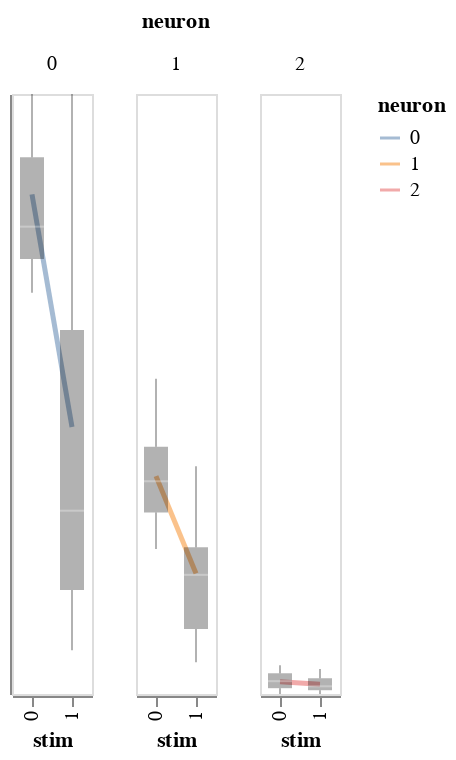

Notebook source saved alongside this figure:
### Markdown cell above
## Quick workflow

### Code cell
#facet,independent_axes=False, no fitting
# Width works!
reload(workflow)
reload(visualization)
bw=workflow.BayesWindow(df,y='isi',treatment='stim', condition='neuron', group='mouse',)
bw.plot().facet('neuron')

### Figure 1 — Vega-Lite specification as saved in the notebook (floating-point values rounded to 4 significant figures)
{"config": {"view": {"continuousWidth": 400, "continuousHeight": 300}}, "data": {"name": "data-e06a326353c0062fc344721c9c81ac1a"}, "facet": {"type": "quantitative", "field": "neuron"}, "spec": {"layer": [{"mark": {"type": "line", "clip": true, "fill": null, "opacity": 0.5, "size": 2.5}, "encoding": {"color": {"type": "nominal", "field": "neuron"}, "x": {"type": "ordinal", "field": "stim"}, "y": {"type": "quantitative", "aggregate": "mean", "field": "isi", "scale": {"domain": [0.02198, 0.09212], "zero": false}}}}, {"mark": {"type": "boxplot", "clip": true, "color": "black", "opacity": 0.3, "size": 12}, "encoding": {"x": {"type": "ordinal", "field": "stim"}, "y": {"type": "quantitative", "axis": {"labels": false, "tickCount": 0, "title": ""}, "field": "isi", "scale": {"domain": [0.02198, 0.09212], "zero": false}}}}]}, "$schema": "https://vega.github.io/schema/vega-lite/v4.8.1.json", "datasets": {"data-e06a326353c0062fc344721c9c81ac1a": [{"mouse": 0, "mouse_code": 0, "stim": 0, "neuron_code": 0, "neuron_x_mouse": "0m0bayes", "neuron": 0, "i_trial": 0, "log_firing_rate": 1.521, "Firing rate": 33.21, "firing_rate": 33.21, "i_spike": 41.5, "isi": 0.0831, "combined_condition": 0}, {"mouse": 0, "mouse_code": 0, "stim": 0, "neuron_code": 0, "neuron_x_mouse": "0m0bayes", "neuron": 0, "i_trial": 1, "log_firing_rate": 3.429, "Firing rate": 2688.0, "firing_rate": 2688.0, "i_spike": 47.0, "isi": 0.07445, "combined_condition": 0}, {"mouse": 0, "mouse_code": 0, "stim": 0, "neuron_code": 0, "neuron_x_mouse": "0m0bayes", "neuron": 0, "i_trial": 2, "log_firing_rate": 1.679, "Firing rate": 47.77, "firing_rate": 47.77, "i_spike": 32.5, "isi": 0.1031, "combined_condition": 0}, {"mouse": 0, "mouse_code": 0, "stim": 0, "neuron_code": 0, "neuron_x_mouse": "0m0bayes", "neuron": 0, "i_trial": 3, "log_firing_rate": 1.999, "Firing rate": 99.73, "firing_rate": 99.73, "i_spike": 49.5, "isi": 0.0689, "combined_condition": 0}, {"mouse": 0, "mouse_code": 0, "stim": 0, "neuron_code": 0, "neuron_x_mouse": "0m0bayes", "neuron": 0, "i_trial": 4, "log_firing_rate": 1.714, "Firing rate": 51.75, "firing_rate": 51.75, "i_spike": 47.5, "isi": 0.07292, "combined_condition": 0}, {"mouse": 0, "mouse_code": 0, "stim": 0, "neuron_code": 4, "neuron_x_mouse": "1m0bayes", "neuron": 1, "i_trial": 0, "log_firing_rate": 2.24, "Firing rate": 173.8, "firing_rate": 173.8, "i_spike": 69.0, "isi": 0.05069, "combined_condition": 4}, {"mouse": 0, "mouse_code": 0, "stim": 0, "neuron_code": 4, "neuron_x_mouse": "1m0bayes", "neuron": 1, "i_trial": 1, "log_firing_rate": 2.082, "Firing rate": 120.7, "firing_rate": 120.7, "i_spike": 74.5, "isi": 0.04673, "combined_condition": 4}, {"mouse": 0, "mouse_code": 0, "stim": 0, "neuron_code": 4, "neuron_x_mouse": "1m0bayes", "neuron": 1, "i_trial": 2, "log_firing_rate": 2.249, "Firing rate": 177.5, "firing_rate": 177.5, "i_spike": 70.5, "isi": 0.04966, "combined_condition": 4}, {"mouse": 0, "mouse_code": 0, "stim": 0, "neuron_code": 4, "neuron_x_mouse": "1m0bayes", "neuron": 1, "i_trial": 3, "log_firing_rate": 2.21, "Firing rate": 162.0, "firing_rate": 162.0, "i_spike": 72.0, "isi": 0.04788, "combined_condition": 4}, {"mouse": 0, "mouse_code": 0, "stim": 0, "neuron_code": 4, "neuron_x_mouse": "1m0bayes", "neuron": 1, "i_trial": 4, "log_firing_rate": 1.769, "Firing rate": 58.73, "firing_rate": 58.73, "i_spike": 64.5, "isi": 0.05441, "combined_condition": 4}, {"mouse": 0, "mouse_code": 0, "stim": 0, "neuron_code": 8, "neuron_x_mouse": "2m0bayes", "neuron": 2, "i_trial": 0, "log_firing_rate": 2.643, "Firing rate": 439.5, "firing_rate": 439.5, "i_spike": 160.5, "isi": 0.02172, "combined_condition": 8}, {"mouse": 0, "mouse_code": 0, "stim": 0, "neuron_code": 8, "neuron_x_mouse": "2m0bayes", "neuron": 2, "i_trial": 1, "log_firing_rate": 2.325, "Firing rate": 211.2, "firing_rate": 211.2, "i_spike": 160.5, "isi": 0.02179, "combined_condition": 8}, {"mouse": 0, "mouse_code": 0, "stim": 0, "neuron_code": 8, "neuron_x_mouse": "2m0bayes", "neuron": 2, "i_trial": 2, "log_firing_rate": 2.612, "Firing rate": 409.5, "firing_rate": 409.5, "i_spike": 156.0, "isi": 0.02241, "combined_condition": 8}, {"mouse": 0, "mouse_code": 0, "stim": 0, "neuron_code": 8, "neuron_x_mouse": "2m0bayes", "neuron": 2, "i_trial": 3, "log_firing_rate": 2.36, "Firing rate": 229.1, "firing_rate": 229.1, "i_spike": 142.0, "isi": 0.02438, "combined_condition": 8}, {"mouse": 0, "mouse_code": 0, "stim": 0, "neuron_code": 8, "neuron_x_mouse": "2m0bayes", "neuron": 2, "i_trial": 4, "log_firing_rate": 2.475, "Firing rate": 298.8, "firing_rate": 298.8, "i_spike": 142.0, "isi": 0.02469, "combined_condition": 8}, {"mouse": 0, "mouse_code": 0, "stim": 1, "neuron_code": 0, "neuron_x_mouse": "0m0bayes", "neuron": 0, "i_trial": 0, "log_firing_rate": 1.675, "Firing rate": 47.3, "firing_rate": 47.3, "i_spike": 32.5, "isi": 0.1053, "combined_condition": 12}, {"mouse": 0, "mouse_code": 0, "stim": 1, "neuron_code": 0, "neuron_x_mouse": "0m0bayes", "neuron": 0, "i_trial": 1, "log_firing_rate": 1.893, "Firing rate": 78.14, "firing_rate": 78.14, "i_spike": 35.5, "isi": 0.09775, "combined_condition": 12}, {"mouse": 0, "mouse_code": 0, "stim": 1, "neuron_code": 0, "neuron_x_mouse": "0m0bayes", "neuron": 0, "i_trial": 2, "log_firing_rate": 2.187, "Firing rate": 153.7, "firing_rate": 153.7, "i_spike": 43.0, "isi": 0.07643, "combined_condition": 12}, {"mouse": 0, "mouse_code": 0, "stim": 1, "neuron_code": 0, "neuron_x_mouse": "0m0bayes", "neuron": 0, "i_trial": 3, "log_firing_rate": 2.233, "Firing rate": 171.2, "firing_rate": 171.2, "i_spike": 49.0, "isi": 0.07129, "combined_condition": 12}, {"mouse": 0, "mouse_code": 0, "stim": 1, "neuron_code": 0, "neuron_x_mouse": "0m0bayes", "neuron": 0, "i_trial": 4, "log_firing_rate": 1.993, "Firing rate": 98.37, "firing_rate": 98.37, "i_spike": 33.5, "isi": 0.1047, "combined_condition": 12}, {"mouse": 0, "mouse_code": 0, "stim": 1, "neuron_code": 4, "neuron_x_mouse": "1m0bayes", "neuron": 1, "i_trial": 0, "log_firing_rate": 2.128, "Firing rate": 134.4, "firing_rate": 134.4, "i_spike": 78.0, "isi": 0.04444, "combined_condition": 16}, {"mouse": 0, "mouse_code": 0, "stim": 1, "neuron_code": 4, "neuron_x_mouse": "1m0bayes", "neuron": 1, "i_trial": 1, "log_firing_rate": 2.323, "Firing rate": 210.4, "firing_rate": 210.4, "i_spike": 72.0, "isi": 0.0486, "combined_condition": 16}, {"mouse": 0, "mouse_code": 0, "stim": 1, "neuron_code": 4, "neuron_x_mouse": "1m0bayes", "neuron": 1, "i_trial": 2, "log_firing_rate": 2.139, "Firing rate": 137.6, "firing_rate": 137.6, "i_spike": 75.0, "isi": 0.04651, "combined_condition": 16}, {"mouse": 0, "mouse_code": 0, "stim": 1, "neuron_code": 4, "neuron_x_mouse": "1m0bayes", "neuron": 1, "i_trial": 3, "log_firing_rate": 1.988, "Firing rate": 97.31, "firing_rate": 97.31, "i_spike": 80.0, "isi": 0.04287, "combined_condition": 16}, {"mouse": 0, "mouse_code": 0, "stim": 1, "neuron_code": 4, "neuron_x_mouse": "1m0bayes", "neuron": 1, "i_trial": 4, "log_firing_rate": 2.424, "Firing rate": 265.3, "firing_rate": 265.3, "i_spike": 80.0, "isi": 0.04376, "combined_condition": 16}, {"mouse": 0, "mouse_code": 0, "stim": 1, "neuron_code": 8, "neuron_x_mouse": "2m0bayes", "neuron": 2, "i_trial": 0, "log_firing_rate": 2.266, "Firing rate": 184.6, "firing_rate": 184.6, "i_spike": 152.5, "isi": 0.02291, "combined_condition": 20}, {"mouse": 0, "mouse_code": 0, "stim": 1, "neuron_code": 8, "neuron_x_mouse": "2m0bayes", "neuron": 2, "i_trial": 1, "log_firing_rate": 2.81, "Firing rate": 645.6, "firing_rate": 645.6, "i_spike": 149.0, "isi": 0.0235, "combined_condition": 20}, {"mouse": 0, "mouse_code": 0, "stim": 1, "neuron_code": 8, "neuron_x_mouse": "2m0bayes", "neuron": 2, "i_trial": 2, "log_firing_rate": 2.291, "Firing rate": 195.3, "firing_rate": 195.3, "i_spike": 161.0, "isi": 0.02162, "combined_condition": 20}, {"mouse": 0, "mouse_code": 0, "stim": 1, "neuron_code": 8, "neuron_x_mouse": "2m0bayes", "neuron": 2, "i_trial": 3, "log_firing_rate": 2.805, "Firing rate": 638.8, "firing_rate": 638.8, "i_spike": 156.5, "isi": 0.02239, "combined_condition": 20}, {"mouse": 0, "mouse_code": 0, "stim": 1, "neuron_code": 8, "neuron_x_mouse": "2m0bayes", "neuron": 2, "i_trial": 4, "log_firing_rate": 2.465, "Firing rate": 291.7, "firing_rate": 291.7, "i_spike": 160.0, "isi": 0.02191, "combined_condition": 20}, {"mouse": 1, "mouse_code": 1, "stim": 0, "neuron_code": 1, "neuron_x_mouse": "0m1bayes", "neuron": 0, "i_trial": 0, "log_firing_rate": 1.769, "Firing rate": 58.77, "firing_rate": 58.77, "i_spike": 45.5, "isi": 0.07583, "combined_condition": 1}, {"mouse": 1, "mouse_code": 1, "stim": 0, "neuron_code": 1, "neuron_x_mouse": "0m1bayes", "neuron": 0, "i_trial": 1, "log_firing_rate": 1.752, "Firing rate": 56.45, "firing_rate": 56.45, "i_spike": 41.5, "isi": 0.0842, "combined_condition": 1}, {"mouse": 1, "mouse_code": 1, "stim": 0, "neuron_code": 1, "neuron_x_mouse": "0m1bayes", "neuron": 0, "i_trial": 2, "log_firing_rate": 2.604, "Firing rate": 402.0, "firing_rate": 402.0, "i_spike": 48.5, "isi": 0.07075, "combined_condition": 1}, {"mouse": 1, "mouse_code": 1, "stim": 0, "neuron_code": 1, "neuron_x_mouse": "0m1bayes", "neuron": 0, "i_trial": 3, "log_firing_rate": 1.736, "Firing rate": 54.46, "firing_rate": 54.46, "i_spike": 37.5, "isi": 0.09207, "combined_condition": 1}, {"mouse": 1, "mouse_code": 1, "stim": 0, "neuron_code": 1, "neuron_x_mouse": "0m1bayes", "neuron": 0, "i_trial": 4, "log_firing_rate": 1.931, "Firing rate": 85.39, "firing_rate": 85.39, "i_spike": 40.0, "isi": 0.08637, "combined_condition": 1}, {"mouse": 1, "mouse_code": 1, "stim": 0, "neuron_code": 5, "neuron_x_mouse": "1m1bayes", "neuron": 1, "i_trial": 0, "log_firing_rate": 2.489, "Firing rate": 308.4, "firing_rate": 308.4, "i_spike": 75.5, "isi": 0.04516, "combined_condition": 5}, {"mouse": 1, "mouse_code": 1, "stim": 0, "neuron_code": 5, "neuron_x_mouse": "1m1bayes", "neuron": 1, "i_trial": 1, "log_firing_rate": 2.564, "Firing rate": 366.0, "firing_rate": 366.0, "i_spike": 70.5, "isi": 0.0493, "combined_condition": 5}, {"mouse": 1, "mouse_code": 1, "stim": 0, "neuron_code": 5, "neuron_x_mouse": "1m1bayes", "neuron": 1, "i_trial": 2, "log_firing_rate": 3.003, "Firing rate": 1006.0, "firing_rate": 1006.0, "i_spike": 66.0, "isi": 0.05193, "combined_condition": 5}, {"mouse": 1, "mouse_code": 1, "stim": 0, "neuron_code": 5, "neuron_x_mouse": "1m1bayes", "neuron": 1, "i_trial": 3, "log_firing_rate": 2.067, "Firing rate": 116.8, "firing_rate": 116.8, "i_spike": 89.5, "isi": 0.03894, "combined_condition": 5}, {"mouse": 1, "mouse_code": 1, "stim": 0, "neuron_code": 5, "neuron_x_mouse": "1m1bayes", "neuron": 1, "i_trial": 4, "log_firing_rate": 2.045, "Firing rate": 110.9, "firing_rate": 110.9, "i_spike": 74.5, "isi": 0.04648, "combined_condition": 5}, {"mouse": 1, "mouse_code": 1, "stim": 0, "neuron_code": 9, "neuron_x_mouse": "2m1bayes", "neuron": 2, "i_trial": 0, "log_firing_rate": 2.571, "Firing rate": 372.5, "firing_rate": 372.5, "i_spike": 159.0, "isi": 0.02198, "combined_condition": 9}, {"mouse": 1, "mouse_code": 1, "stim": 0, "neuron_code": 9, "neuron_x_mouse": "2m1bayes", "neuron": 2, "i_trial": 1, "log_firing_rate": 2.45, "Firing rate": 281.8, "firing_rate": 281.8, "i_spike": 152.5, "isi": 0.02293, "combined_condition": 9}, {"mouse": 1, "mouse_code": 1, "stim": 0, "neuron_code": 9, "neuron_x_mouse": "2m1bayes", "neuron": 2, "i_trial": 2, "log_firing_rate": 2.487, "Firing rate": 307.2, "firing_rate": 307.2, "i_spike": 153.5, "isi": 0.02274, "combined_condition": 9}, {"mouse": 1, "mouse_code": 1, "stim": 0, "neuron_code": 9, "neuron_x_mouse": "2m1bayes", "neuron": 2, "i_trial": 3, "log_firing_rate": 2.85, "Firing rate": 708.4, "firing_rate": 708.4, "i_spike": 137.5, "isi": 0.02535, "combined_condition": 9}, {"mouse": 1, "mouse_code": 1, "stim": 0, "neuron_code": 9, "neuron_x_mouse": "2m1bayes", "neuron": 2, "i_trial": 4, "log_firing_rate": 2.392, "Firing rate": 246.4, "firing_rate": 246.4, "i_spike": 139.0, "isi": 0.02516, "combined_condition": 9}, {"mouse": 1, "mouse_code": 1, "stim": 1, "neuron_code": 1, "neuron_x_mouse": "0m1bayes", "neuron": 0, "i_trial": 0, "log_firing_rate": 2.051, "Firing rate": 112.4, "firing_rate": 112.4, "i_spike": 70.0, "isi": 0.04926, "combined_condition": 13}, {"mouse": 1, "mouse_code": 1, "stim": 1, "neuron_code": 1, "neuron_x_mouse": "0m1bayes", "neuron": 0, "i_trial": 1, "log_firing_rate": 1.886, "Firing rate": 76.91, "firing_rate": 76.91, "i_spike": 55.0, "isi": 0.0623, "combined_condition": 13}, {"mouse": 1, "mouse_code": 1, "stim": 1, "neuron_code": 1, "neuron_x_mouse": "0m1bayes", "neuron": 0, "i_trial": 2, "log_firing_rate": 1.916, "Firing rate": 82.35, "firing_rate": 82.35, "i_spike": 58.0, "isi": 0.06032, "combined_condition": 13}, {"mouse": 1, "mouse_code": 1, "stim": 1, "neuron_code": 1, "neuron_x_mouse": "0m1bayes", "neuron": 0, "i_trial": 3, "log_firing_rate": 2.432, "Firing rate": 270.6, "firing_rate": 270.6, "i_spike": 72.5, "isi": 0.04709, "combined_condition": 13}, {"mouse": 1, "mouse_code": 1, "stim": 1, "neuron_code": 1, "neuron_x_mouse": "0m1bayes", "neuron": 0, "i_trial": 4, "log_firing_rate": 1.913, "Firing rate": 81.8, "firing_rate": 81.8, "i_spike": 65.5, "isi": 0.0536, "combined_condition": 13}, {"mouse": 1, "mouse_code": 1, "stim": 1, "neuron_code": 5, "neuron_x_mouse": "1m1bayes", "neuron": 1, "i_trial": 0, "log_firing_rate": 2.381, "Firing rate": 240.3, "firing_rate": 240.3, "i_spike": 91.5, "isi": 0.03789, "combined_condition": 17}, {"mouse": 1, "mouse_code": 1, "stim": 1, "neuron_code": 5, "neuron_x_mouse": "1m1bayes", "neuron": 1, "i_trial": 1, "log_firing_rate": 2.511, "Firing rate": 324.3, "firing_rate": 324.3, "i_spike": 96.0, "isi": 0.03605, "combined_condition": 17}, {"mouse": 1, "mouse_code": 1, "stim": 1, "neuron_code": 5, "neuron_x_mouse": "1m1bayes", "neuron": 1, "i_trial": 2, "log_firing_rate": 2.43, "Firing rate": 268.9, "firing_rate": 268.9, "i_spike": 99.0, "isi": 0.03525, "combined_condition": 17}, {"mouse": 1, "mouse_code": 1, "stim": 1, "neuron_code": 5, "neuron_x_mouse": "1m1bayes", "neuron": 1, "i_trial": 3, "log_firing_rate": 2.261, "Firing rate": 182.3, "firing_rate": 182.3, "i_spike": 92.5, "isi": 0.03709, "combined_condition": 17}, {"mouse": 1, "mouse_code": 1, "stim": 1, "neuron_code": 5, "neuron_x_mouse": "1m1bayes", "neuron": 1, "i_trial": 4, "log_firing_rate": 3.196, "Firing rate": 1570.0, "firing_rate": 1570.0, "i_spike": 92.0, "isi": 0.03772, "combined_condition": 17}, {"mouse": 1, "mouse_code": 1, "stim": 1, "neuron_code": 9, "neuron_x_mouse": "2m1bayes", "neuron": 2, "i_trial": 0, "log_firing_rate": 2.526, "Firing rate": 336.0, "firing_rate": 336.0, "i_spike": 152.5, "isi": 0.02281, "combined_condition": 21}, {"mouse": 1, "mouse_code": 1, "stim": 1, "neuron_code": 9, "neuron_x_mouse": "2m1bayes", "neuron": 2, "i_trial": 1, "log_firing_rate": 2.712, "Firing rate": 514.8, "firing_rate": 514.8, "i_spike": 155.0, "isi": 0.0226, "combined_condition": 21}, {"mouse": 1, "mouse_code": 1, "stim": 1, "neuron_code": 9, "neuron_x_mouse": "2m1bayes", "neuron": 2, "i_trial": 2, "log_firing_rate": 2.517, "Firing rate": 328.6, "firing_rate": 328.6, "i_spike": 155.5, "isi": 0.02248, "combined_condition": 21}, {"mouse": 1, "mouse_code": 1, "stim": 1, "neuron_code": 9, "neuron_x_mouse": "2m1bayes", "neuron": 2, "i_trial": 3, "log_firing_rate": 2.448, "Firing rate": 280.7, "firing_rate": 280.7, "i_spike": 154.5, "isi": 0.02243, "combined_condition": 21}, {"mouse": 1, "mouse_code": 1, "stim": 1, "neuron_code": 9, "neuron_x_mouse": "2m1bayes", "neuron": 2, "i_trial": 4, "log_firing_rate": 2.266, "Firing rate": 184.6, "firing_rate": 184.6, "i_spike": 142.0, "isi": 0.02466, "combined_condition": 21}, {"mouse": 2, "mouse_code": 2, "stim": 0, "neuron_code": 2, "neuron_x_mouse": "0m2bayes", "neuron": 0, "i_trial": 0, "log_firing_rate": 1.87, "Firing rate": 74.05, "firing_rate": 74.05, "i_spike": 47.5, "isi": 0.07165, "combined_condition": 2}, {"mouse": 2, "mouse_code": 2, "stim": 0, "neuron_code": 2, "neuron_x_mouse": "0m2bayes", "neuron": 0, "i_trial": 1, "log_firing_rate": 1.766, "Firing rate": 58.31, "firing_rate": 58.31, "i_spike": 45.0, "isi": 0.0774, "combined_condition": 2}, {"mouse": 2, "mouse_code": 2, "stim": 0, "neuron_code": 2, "neuron_x_mouse": "0m2bayes", "neuron": 0, "i_trial": 2, "log_firing_rate": 1.912, "Firing rate": 81.68, "firing_rate": 81.68, "i_spike": 47.0, "isi": 0.07352, "combined_condition": 2}, {"mouse": 2, "mouse_code": 2, "stim": 0, "neuron_code": 2, "neuron_x_mouse": "0m2bayes", "neuron": 0, "i_trial": 3, "log_firing_rate": 2.466, "Firing rate": 292.3, "firing_rate": 292.3, "i_spike": 38.0, "isi": 0.09316, "combined_condition": 2}, {"mouse": 2, "mouse_code": 2, "stim": 0, "neuron_code": 2, "neuron_x_mouse": "0m2bayes", "neuron": 0, "i_trial": 4, "log_firing_rate": 1.955, "Firing rate": 90.13, "firing_rate": 90.13, "i_spike": 48.5, "isi": 0.07254, "combined_condition": 2}, {"mouse": 2, "mouse_code": 2, "stim": 0, "neuron_code": 6, "neuron_x_mouse": "1m2bayes", "neuron": 1, "i_trial": 0, "log_firing_rate": 1.84, "Firing rate": 69.22, "firing_rate": 69.22, "i_spike": 76.0, "isi": 0.04597, "combined_condition": 6}, {"mouse": 2, "mouse_code": 2, "stim": 0, "neuron_code": 6, "neuron_x_mouse": "1m2bayes", "neuron": 1, "i_trial": 1, "log_firing_rate": 2.06, "Firing rate": 114.7, "firing_rate": 114.7, "i_spike": 82.5, "isi": 0.04188, "combined_condition": 6}, {"mouse": 2, "mouse_code": 2, "stim": 0, "neuron_code": 6, "neuron_x_mouse": "1m2bayes", "neuron": 1, "i_trial": 2, "log_firing_rate": 2.165, "Firing rate": 146.3, "firing_rate": 146.3, "i_spike": 68.0, "isi": 0.05151, "combined_condition": 6}, {"mouse": 2, "mouse_code": 2, "stim": 0, "neuron_code": 6, "neuron_x_mouse": "1m2bayes", "neuron": 1, "i_trial": 3, "log_firing_rate": 2.079, "Firing rate": 119.8, "firing_rate": 119.8, "i_spike": 59.5, "isi": 0.05883, "combined_condition": 6}, {"mouse": 2, "mouse_code": 2, "stim": 0, "neuron_code": 6, "neuron_x_mouse": "1m2bayes", "neuron": 1, "i_trial": 4, "log_firing_rate": 1.727, "Firing rate": 53.39, "firing_rate": 53.39, "i_spike": 65.5, "isi": 0.05321, "combined_condition": 6}, {"mouse": 2, "mouse_code": 2, "stim": 0, "neuron_code": 10, "neuron_x_mouse": "2m2bayes", "neuron": 2, "i_trial": 0, "log_firing_rate": 2.431, "Firing rate": 269.5, "firing_rate": 269.5, "i_spike": 151.0, "isi": 0.02319, "combined_condition": 10}, {"mouse": 2, "mouse_code": 2, "stim": 0, "neuron_code": 10, "neuron_x_mouse": "2m2bayes", "neuron": 2, "i_trial": 1, "log_firing_rate": 2.486, "Firing rate": 306.2, "firing_rate": 306.2, "i_spike": 161.5, "isi": 0.0214, "combined_condition": 10}, {"mouse": 2, "mouse_code": 2, "stim": 0, "neuron_code": 10, "neuron_x_mouse": "2m2bayes", "neuron": 2, "i_trial": 2, "log_firing_rate": 2.3, "Firing rate": 199.7, "firing_rate": 199.7, "i_spike": 153.0, "isi": 0.02293, "combined_condition": 10}, {"mouse": 2, "mouse_code": 2, "stim": 0, "neuron_code": 10, "neuron_x_mouse": "2m2bayes", "neuron": 2, "i_trial": 3, "log_firing_rate": 2.972, "Firing rate": 937.3, "firing_rate": 937.3, "i_spike": 148.0, "isi": 0.0237, "combined_condition": 10}, {"mouse": 2, "mouse_code": 2, "stim": 0, "neuron_code": 10, "neuron_x_mouse": "2m2bayes", "neuron": 2, "i_trial": 4, "log_firing_rate": 2.506, "Firing rate": 320.8, "firing_rate": 320.8, "i_spike": 139.5, "isi": 0.02496, "combined_condition": 10}, {"mouse": 2, "mouse_code": 2, "stim": 1, "neuron_code": 2, "neuron_x_mouse": "0m2bayes", "neuron": 0, "i_trial": 0, "log_firing_rate": 2.573, "Firing rate": 374.1, "firing_rate": 374.1, "i_spike": 103.5, "isi": 0.03344, "combined_condition": 14}, {"mouse": 2, "mouse_code": 2, "stim": 1, "neuron_code": 2, "neuron_x_mouse": "0m2bayes", "neuron": 0, "i_trial": 1, "log_firing_rate": 2.275, "Firing rate": 188.2, "firing_rate": 188.2, "i_spike": 90.5, "isi": 0.036, "combined_condition": 14}, {"mouse": 2, "mouse_code": 2, "stim": 1, "neuron_code": 2, "neuron_x_mouse": "0m2bayes", "neuron": 0, "i_trial": 2, "log_firing_rate": 2.481, "Firing rate": 302.9, "firing_rate": 302.9, "i_spike": 88.0, "isi": 0.03814, "combined_condition": 14}, {"mouse": 2, "mouse_code": 2, "stim": 1, "neuron_code": 2, "neuron_x_mouse": "0m2bayes", "neuron": 0, "i_trial": 3, "log_firing_rate": 2.39, "Firing rate": 245.6, "firing_rate": 245.6, "i_spike": 90.0, "isi": 0.03894, "combined_condition": 14}, {"mouse": 2, "mouse_code": 2, "stim": 1, "neuron_code": 2, "neuron_x_mouse": "0m2bayes", "neuron": 0, "i_trial": 4, "log_firing_rate": 2.192, "Firing rate": 155.5, "firing_rate": 155.5, "i_spike": 86.5, "isi": 0.03973, "combined_condition": 14}, {"mouse": 2, "mouse_code": 2, "stim": 1, "neuron_code": 6, "neuron_x_mouse": "1m2bayes", "neuron": 1, "i_trial": 0, "log_firing_rate": 2.237, "Firing rate": 172.8, "firing_rate": 172.8, "i_spike": 117.5, "isi": 0.02961, "combined_condition": 18}, {"mouse": 2, "mouse_code": 2, "stim": 1, "neuron_code": 6, "neuron_x_mouse": "1m2bayes", "neuron": 1, "i_trial": 1, "log_firing_rate": 2.328, "Firing rate": 213.0, "firing_rate": 213.0, "i_spike": 93.5, "isi": 0.03751, "combined_condition": 18}, {"mouse": 2, "mouse_code": 2, "stim": 1, "neuron_code": 6, "neuron_x_mouse": "1m2bayes", "neuron": 1, "i_trial": 2, "log_firing_rate": 2.392, "Firing rate": 246.4, "firing_rate": 246.4, "i_spike": 117.5, "isi": 0.02952, "combined_condition": 18}, {"mouse": 2, "mouse_code": 2, "stim": 1, "neuron_code": 6, "neuron_x_mouse": "1m2bayes", "neuron": 1, "i_trial": 3, "log_firing_rate": 2.206, "Firing rate": 160.6, "firing_rate": 160.6, "i_spike": 110.0, "isi": 0.03183, "combined_condition": 18}, {"mouse": 2, "mouse_code": 2, "stim": 1, "neuron_code": 6, "neuron_x_mouse": "1m2bayes", "neuron": 1, "i_trial": 4, "log_firing_rate": 2.275, "Firing rate": 188.3, "firing_rate": 188.3, "i_spike": 97.5, "isi": 0.03577, "combined_condition": 18}, {"mouse": 2, "mouse_code": 2, "stim": 1, "neuron_code": 10, "neuron_x_mouse": "2m2bayes", "neuron": 2, "i_trial": 0, "log_firing_rate": 2.453, "Firing rate": 284.0, "firing_rate": 284.0, "i_spike": 149.5, "isi": 0.02341, "combined_condition": 22}, {"mouse": 2, "mouse_code": 2, "stim": 1, "neuron_code": 10, "neuron_x_mouse": "2m2bayes", "neuron": 2, "i_trial": 1, "log_firing_rate": 2.676, "Firing rate": 474.0, "firing_rate": 474.0, "i_spike": 139.5, "isi": 0.02489, "combined_condition": 22}, {"mouse": 2, "mouse_code": 2, "stim": 1, "neuron_code": 10, "neuron_x_mouse": "2m2bayes", "neuron": 2, "i_trial": 2, "log_firing_rate": 3.198, "Firing rate": 1578.0, "firing_rate": 1578.0, "i_spike": 143.0, "isi": 0.02447, "combined_condition": 22}, {"mouse": 2, "mouse_code": 2, "stim": 1, "neuron_code": 10, "neuron_x_mouse": "2m2bayes", "neuron": 2, "i_trial": 3, "log_firing_rate": 2.42, "Firing rate": 263.2, "firing_rate": 263.2, "i_spike": 165.0, "isi": 0.02118, "combined_condition": 22}, {"mouse": 2, "mouse_code": 2, "stim": 1, "neuron_code": 10, "neuron_x_mouse": "2m2bayes", "neuron": 2, "i_trial": 4, "log_firing_rate": 2.416, "Firing rate": 260.7, "firing_rate": 260.7, "i_spike": 151.5, "isi": 0.02309, "combined_condition": 22}, {"mouse": 3, "mouse_code": 3, "stim": 0, "neuron_code": 3, "neuron_x_mouse": "0m3bayes", "neuron": 0, "i_trial": 0, "log_firing_rate": 2.588, "Firing rate": 387.3, "firing_rate": 387.3, "i_spike": 43.5, "isi": 0.07953, "combined_condition": 3}, {"mouse": 3, "mouse_code": 3, "stim": 0, "neuron_code": 3, "neuron_x_mouse": "0m3bayes", "neuron": 0, "i_trial": 1, "log_firing_rate": 1.861, "Firing rate": 72.66, "firing_rate": 72.66, "i_spike": 34.5, "isi": 0.1017, "combined_condition": 3}, {"mouse": 3, "mouse_code": 3, "stim": 0, "neuron_code": 3, "neuron_x_mouse": "0m3bayes", "neuron": 0, "i_trial": 2, "log_firing_rate": 2.521, "Firing rate": 332.0, "firing_rate": 332.0, "i_spike": 48.0, "isi": 0.07122, "combined_condition": 3}, {"mouse": 3, "mouse_code": 3, "stim": 0, "neuron_code": 3, "neuron_x_mouse": "0m3bayes", "neuron": 0, "i_trial": 3, "log_firing_rate": 1.72, "Firing rate": 52.48, "firing_rate": 52.48, "i_spike": 47.5, "isi": 0.07315, "combined_condition": 3}, {"mouse": 3, "mouse_code": 3, "stim": 0, "neuron_code": 3, "neuron_x_mouse": "0m3bayes", "neuron": 0, "i_trial": 4, "log_firing_rate": 2.613, "Firing rate": 410.1, "firing_rate": 410.1, "i_spike": 42.5, "isi": 0.08229, "combined_condition": 3}, {"mouse": 3, "mouse_code": 3, "stim": 0, "neuron_code": 7, "neuron_x_mouse": "1m3bayes", "neuron": 1, "i_trial": 0, "log_firing_rate": 1.867, "Firing rate": 73.69, "firing_rate": 73.69, "i_spike": 82.5, "isi": 0.04176, "combined_condition": 7}, {"mouse": 3, "mouse_code": 3, "stim": 0, "neuron_code": 7, "neuron_x_mouse": "1m3bayes", "neuron": 1, "i_trial": 1, "log_firing_rate": 2.29, "Firing rate": 195.2, "firing_rate": 195.2, "i_spike": 80.5, "isi": 0.04321, "combined_condition": 7}, {"mouse": 3, "mouse_code": 3, "stim": 0, "neuron_code": 7, "neuron_x_mouse": "1m3bayes", "neuron": 1, "i_trial": 2, "log_firing_rate": 1.989, "Firing rate": 97.46, "firing_rate": 97.46, "i_spike": 73.5, "isi": 0.04697, "combined_condition": 7}, {"mouse": 3, "mouse_code": 3, "stim": 0, "neuron_code": 7, "neuron_x_mouse": "1m3bayes", "neuron": 1, "i_trial": 3, "log_firing_rate": 2.31, "Firing rate": 204.0, "firing_rate": 204.0, "i_spike": 84.5, "isi": 0.04128, "combined_condition": 7}, {"mouse": 3, "mouse_code": 3, "stim": 0, "neuron_code": 7, "neuron_x_mouse": "1m3bayes", "neuron": 1, "i_trial": 4, "log_firing_rate": 2.494, "Firing rate": 312.0, "firing_rate": 312.0, "i_spike": 80.5, "isi": 0.04315, "combined_condition": 7}, {"mouse": 3, "mouse_code": 3, "stim": 0, "neuron_code": 11, "neuron_x_mouse": "2m3bayes", "neuron": 2, "i_trial": 0, "log_firing_rate": 3.683, "Firing rate": 4817.0, "firing_rate": 4817.0, "i_spike": 149.0, "isi": 0.02345, "combined_condition": 11}, {"mouse": 3, "mouse_code": 3, "stim": 0, "neuron_code": 11, "neuron_x_mouse": "2m3bayes", "neuron": 2, "i_trial": 1, "log_firing_rate": 2.566, "Firing rate": 368.0, "firing_rate": 368.0, "i_spike": 147.0, "isi": 0.02375, "combined_condition": 11}, {"mouse": 3, "mouse_code": 3, "stim": 0, "neuron_code": 11, "neuron_x_mouse": "2m3bayes", "neuron": 2, "i_trial": 2, "log_firing_rate": 2.106, "Firing rate": 127.6, "firing_rate": 127.6, "i_spike": 146.5, "isi": 0.02384, "combined_condition": 11}, {"mouse": 3, "mouse_code": 3, "stim": 0, "neuron_code": 11, "neuron_x_mouse": "2m3bayes", "neuron": 2, "i_trial": 3, "log_firing_rate": 2.486, "Firing rate": 306.5, "firing_rate": 306.5, "i_spike": 149.0, "isi": 0.02351, "combined_condition": 11}, {"mouse": 3, "mouse_code": 3, "stim": 0, "neuron_code": 11, "neuron_x_mouse": "2m3bayes", "neuron": 2, "i_trial": 4, "log_firing_rate": 2.916, "Firing rate": 823.8, "firing_rate": 823.8, "i_spike": 143.0, "isi": 0.02446, "combined_condition": 11}, {"mouse": 3, "mouse_code": 3, "stim": 1, "neuron_code": 3, "neuron_x_mouse": "0m3bayes", "neuron": 0, "i_trial": 0, "log_firing_rate": 2.466, "Firing rate": 292.4, "firing_rate": 292.4, "i_spike": 110.0, "isi": 0.0314, "combined_condition": 15}, {"mouse": 3, "mouse_code": 3, "stim": 1, "neuron_code": 3, "neuron_x_mouse": "0m3bayes", "neuron": 0, "i_trial": 1, "log_firing_rate": 2.354, "Firing rate": 226.2, "firing_rate": 226.2, "i_spike": 121.5, "isi": 0.02785, "combined_condition": 15}, {"mouse": 3, "mouse_code": 3, "stim": 1, "neuron_code": 3, "neuron_x_mouse": "0m3bayes", "neuron": 0, "i_trial": 2, "log_firing_rate": 2.275, "Firing rate": 188.3, "firing_rate": 188.3, "i_spike": 120.0, "isi": 0.02893, "combined_condition": 15}, {"mouse": 3, "mouse_code": 3, "stim": 1, "neuron_code": 3, "neuron_x_mouse": "0m3bayes", "neuron": 0, "i_trial": 3, "log_firing_rate": 2.357, "Firing rate": 227.3, "firing_rate": 227.3, "i_spike": 101.0, "isi": 0.03436, "combined_condition": 15}, {"mouse": 3, "mouse_code": 3, "stim": 1, "neuron_code": 3, "neuron_x_mouse": "0m3bayes", "neuron": 0, "i_trial": 4, "log_firing_rate": 2.406, "Firing rate": 254.4, "firing_rate": 254.4, "i_spike": 127.5, "isi": 0.0271, "combined_condition": 15}, {"mouse": 3, "mouse_code": 3, "stim": 1, "neuron_code": 7, "neuron_x_mouse": "1m3bayes", "neuron": 1, "i_trial": 0, "log_firing_rate": 2.299, "Firing rate": 199.2, "firing_rate": 199.2, "i_spike": 117.5, "isi": 0.02955, "combined_condition": 19}, {"mouse": 3, "mouse_code": 3, "stim": 1, "neuron_code": 7, "neuron_x_mouse": "1m3bayes", "neuron": 1, "i_trial": 1, "log_firing_rate": 2.117, "Firing rate": 130.9, "firing_rate": 130.9, "i_spike": 104.0, "isi": 0.03351, "combined_condition": 19}, {"mouse": 3, "mouse_code": 3, "stim": 1, "neuron_code": 7, "neuron_x_mouse": "1m3bayes", "neuron": 1, "i_trial": 2, "log_firing_rate": 2.425, "Firing rate": 266.0, "firing_rate": 266.0, "i_spike": 121.0, "isi": 0.02882, "combined_condition": 19}, {"mouse": 3, "mouse_code": 3, "stim": 1, "neuron_code": 7, "neuron_x_mouse": "1m3bayes", "neuron": 1, "i_trial": 3, "log_firing_rate": 2.518, "Firing rate": 329.8, "firing_rate": 329.8, "i_spike": 118.5, "isi": 0.02927, "combined_condition": 19}, {"mouse": 3, "mouse_code": 3, "stim": 1, "neuron_code": 7, "neuron_x_mouse": "1m3bayes", "neuron": 1, "i_trial": 4, "log_firing_rate": 2.452, "Firing rate": 283.4, "firing_rate": 283.4, "i_spike": 134.5, "isi": 0.0257, "combined_condition": 19}, {"mouse": 3, "mouse_code": 3, "stim": 1, "neuron_code": 11, "neuron_x_mouse": "2m3bayes", "neuron": 2, "i_trial": 0, "log_firing_rate": 2.428, "Firing rate": 268.1, "firing_rate": 268.1, "i_spike": 140.0, "isi": 0.02476, "combined_condition": 23}, {"mouse": 3, "mouse_code": 3, "stim": 1, "neuron_code": 11, "neuron_x_mouse": "2m3bayes", "neuron": 2, "i_trial": 1, "log_firing_rate": 2.508, "Firing rate": 321.9, "firing_rate": 321.9, "i_spike": 142.0, "isi": 0.02471, "combined_condition": 23}, {"mouse": 3, "mouse_code": 3, "stim": 1, "neuron_code": 11, "neuron_x_mouse": "2m3bayes", "neuron": 2, "i_trial": 2, "log_firing_rate": 2.607, "Firing rate": 405.0, "firing_rate": 405.0, "i_spike": 148.5, "isi": 0.0236, "combined_condition": 23}, {"mouse": 3, "mouse_code": 3, "stim": 1, "neuron_code": 11, "neuron_x_mouse": "2m3bayes", "neuron": 2, "i_trial": 3, "log_firing_rate": 2.422, "Firing rate": 264.5, "firing_rate": 264.5, "i_spike": 155.5, "isi": 0.02236, "combined_condition": 23}, {"mouse": 3, "mouse_code": 3, "stim": 1, "neuron_code": 11, "neuron_x_mouse": "2m3bayes", "neuron": 2, "i_trial": 4, "log_firing_rate": 2.578, "Firing rate": 378.3, "firing_rate": 378.3, "i_spike": 153.5, "isi": 0.02285, "combined_condition": 23}]}}
